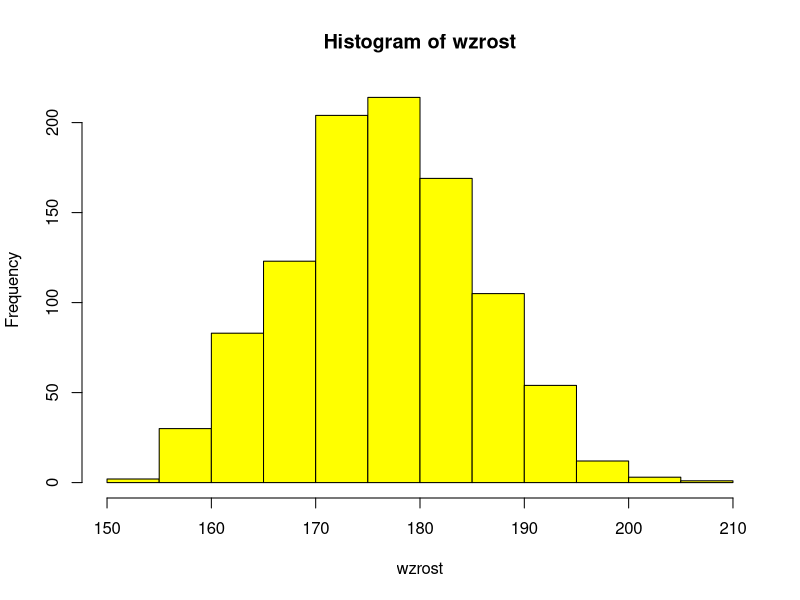

The R source for this figure:
## ---- chunk 1
#Zadanie 1. Stwórz wektor złożony z następujących liczb: 2, 6, 8, 6, 4, 3
c(2,6,8,6,4,3)
## ---- chunk 2
#Stwórz wektor złożony z kolejnych liczb naturalnych od 1 do 100
c(1:100)
## ---- chunk 3
#Zadanie 5. Stwórz wektor złożony z kolejnych nazw miesięcy w języku angielskim


month.name
## ---- chunk 4
LETTERS
## ---- chunk 5
# Zadanie 7. Wygeneruj wektor kolejnych liczb parzystych 2, 4,..., 20. W wektorze
# tym nie powinno być liczb 6 oraz 10. Innymi słowy wygeneruj wektor 2, 4, 8, 12, 14,
# 16, 18, 20.
seq(2,20,2)[c(-3,-5)]
## ---- chunk 6
month.name[c(4,5,6,10,11,12)]
## ---- chunk 7
#Zadanie 17. Utwórz wektor zawierający Twoje imię 100 razy
rep("Kuba",100)
## ---- chunk 8
#Zadanie 16. Utwórz wektor postaci: 1, 2, 3, 1, 2, 3, 1, 2, 3, 1, 2, 3, 1, 2, 3.
rep(c(1,2,3),5)
## ---- chunk 9
#Zadanie 19. Utwórz wektor zawierający jedną jedynkę, dwie dwójki,..., dziewięć
#dziewiątek.
c(1,2,2,3,3,3,4,4,4,4,5,5,5,5,5,6,6,6,6,6,6,7,7,7,7,7,7,7,8,8,8,8,8,8,8,8,9,9,9,9,9,9,9,9,9)
rep(c(1:9),c(1:9))
## ---- chunk 10
# Zadanie 11. Zapisz w postaci wektora wiek kolejnych 10 osób: 25, 35, 43, 28, 47, 77,
# 55, 66, 25, 25. Dla tak stworzonego wektora oblicz następujące statystyki opisowe:
# minimum, maksimum, średnia, odchylenie standardowe, rozstęp, kwartyle, kurtoza,
# współczynnik skośności (asymetrii).

#ctrl shift enter cala wstawka
#ctrl enter linijka z kursorem
wiek<-c(25,35,43,28,47,77,55,66,25,25)
min(wiek)
max(wiek)
mean(wiek)
sd(wiek)
median(wiek)
quantile(wiek)
max(wiek)-min(wiek)
## ---- chunk 11
# Zadanie 12. Wygeneruj w R 1000 liczb z rozkładu normalnego dla zmiennej losowej
# X opisującej wzrost dorosłych osób (średnia 176 cm i odchylenie standardowe 9 cm).
# Dla tak utworzonego wektora oblicz następujące statystyki opisowe: minimum, maksimum, średnia, odchylenie standardowe, rozstęp, kwartyle, kurtoza, współczynnik
# skośności (asymetrii). Stwórz histogram wzrostu.
wzrost <- rnorm(1000,mean = 176, sd = 9)
min(wzrost)
max(wzrost)
mean(wzrost)
sd(wzrost)
max(wzrost)-min(wzrost)
quantile(wzrost)
hist(wzrost, col = "yellow")
## ---- chunk 12
#Praca domowa 18,21
## ---- chunk 13
#Zadanie 18. Wygeneruj wektor 20 liczb w równych odstępach między 1 a 100.
seq(2,100,5)
